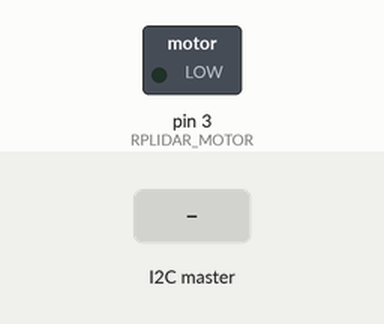
This sketch was run on a simulated Arduino Mega 2560, built for the host (arithmetic inside an expression is 32-bit, double 64-bit). Parts: switched loads named in the sketch (green lamp = pin HIGH). Inputs (shaded band) come from the test bench.

Above: at 1.2 s.
1.3 s: the I2C master sends the byte 1
At 1.8 s:
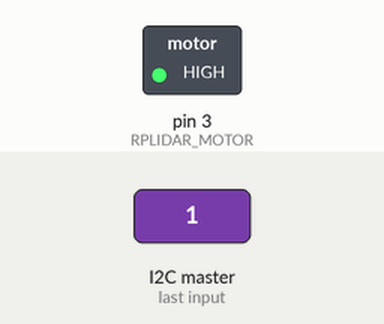
Timing chart, 0 to 4.3 s (numbered marks = the images above; inputs shaded):
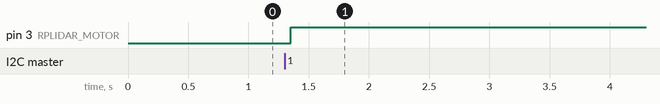

The sketch:

PAM-SRVv1_LidarController.ino
```cpp
// (licence header left out)
#include <Wire.h>
#include <RPLidar.h>

#define SLAVE_ADDRESS 0x38
#define RPLIDAR_MOTOR 3

const boolean debugMode = false;

byte dataIn[4];
byte dataOut[4];

const int minimumShowRadius = 150;//in mm
const int minimumQuality = 4;
volatile boolean dataAvailableFlag = false;
volatile short command;
volatile short cmd_value;
volatile boolean startFlag = false;

volatile short errorflag = 0;
volatile short errorcode = 0;
/*    Errorflag & Errorcode
 *     0    - 0  : no start command yet
 *     11   - 11 : waitpoint error
 *     12   - 12 : waitpoint error, device info ok
 *     13   - 13 : waitpoint & device info error
 */

RPLidar lidar;

void setup() {
   debugSerialBegin(115200);
   Serial1.begin(115200);
   lidar.begin(Serial1);

   pinMode(RPLIDAR_MOTOR, OUTPUT);

   // initialize i2c as slave
   Wire1.begin(SLAVE_ADDRESS);

   // define callbacks for i2c communication
   Wire1.onReceive(receiveData);
   Wire1.onRequest(sendData);

   dataOut[0] = (errorflag >> 8) & 0xFF;
   dataOut[1] = errorflag & 0xFF;
   dataOut[2] = (errorcode >> 8) & 0xFF;
   dataOut[3] = errorcode & 0xFF;
}//End: setup

void loop() {
  if (dataAvailableFlag == true) {
    command = (dataIn[1] << 8) + dataIn[0];
    cmd_value = (dataIn[3] << 8) + dataIn[2];
    dataAvailableFlag = false;
    handleCommand();
  }
  debugPrint("Incoming command: ");
  debugPrintln(command + "\t\t" + cmd_value);

  if (startFlag == true) {
    analogWrite(RPLIDAR_MOTOR, 255);

    if (IS_OK(lidar.waitPoint())) {
      float distance  = lidar.getCurrentPoint().distance;
      float angle     = lidar.getCurrentPoint().angle;
      byte quality    = lidar.getCurrentPoint().quality;

      if (quality >= minimumQuality && distance >= minimumShowRadius) {
        int ang = (int) (angle * 10);
        int dist = (int) (distance);

        dataOut[0] = (ang >> 8) & 0xFF;
        dataOut[1] = ang & 0xFF;
        dataOut[2] = (dist >> 8) & 0xFF;
        dataOut[3] = dist & 0xFF;
    }
  } else {//if waitpoint NOT ok
    setError(11, 11);
    debugPrint("Error: ");
    debugPrintln(errorflag + "\t\t" + errorcode);
    rplidar_response_device_info_t info;
    if (IS_OK(lidar.getDeviceInfo(info, 100))) {
      setError(12, 12);
      debugPrint("Error: ");
      debugPrintln(errorflag + "\t\t" + errorcode);
      analogWrite(RPLIDAR_MOTOR, 255);
      delay(1000);
      lidar.startScan();
    } else {
      setError(13, 13);
      debugPrint("Error: ");
      debugPrintln(errorflag + "\t\t" + errorcode);
      analogWrite(RPLIDAR_MOTOR, 0);
    }
  }
 } else {
  analogWrite(RPLIDAR_MOTOR, 0);
  setError(0, 0);
  debugPrint("Error: ");
  debugPrintln(errorflag + "\t\t" + errorcode);
 }

}//End: loop

void setError(short error, short code) {
   errorflag = error;
   errorcode = code;
   //short err = error;
   //short cde = code;
   dataOut[0] = (errorflag >> 8) & 0xFF;
   dataOut[1] = errorflag & 0xFF;
   dataOut[2] = (errorcode >> 8) & 0xFF;
   dataOut[3] = errorcode & 0xFF;
}

// callback for received data
void receiveData(int byteCount){
  int cnt = 0;
   while(Wire1.available()) {
      dataIn[cnt] = Wire1.read();
      cnt++;
   }
   dataAvailableFlag = true;
}//End: receiveData

// callback for sending data
void sendData(){
 Wire1.write(dataOut, 4);
}//End: sendData

void handleCommand() {
  //Programmablauf starten
  if (command == 1 && cmd_value == 0) {
    startFlag = true;
  }
  //Programmablauf stoppen
  if (command == 0 && cmd_value == 1) {
    startFlag = false;
  }
}//End: handleCommand

void debugPrint(String s) {
  if (debugMode) {
    Serial.print(s);
  }
}
void debugPrintln(String s) {
  if (debugMode) {
    Serial.println(s);
  }
}
void debugSerialBegin(int baud) {
  if (debugMode) {
    Serial.begin(baud);
  }
}
```

RPLidar.h
```cpp
// (licence header left out)
#pragma once

#include "Arduino.h"
#include "inc/rptypes.h"
#include "inc/rplidar_cmd.h"

struct RPLidarMeasurement
{
    float distance;
    float angle;
    uint8_t quality;
    bool  startBit;
};

class RPLidar
{
public:
    enum {
        RPLIDAR_SERIAL_BAUDRATE = 115200,
        RPLIDAR_DEFAULT_TIMEOUT = 500,
    };

    RPLidar();
    ~RPLidar();

    // open the given serial interface and try to connect to the RPLIDAR
    bool begin(HardwareSerial &serialobj);

    // close the currently opened serial interface
    void end();

    // check whether the serial interface is opened
    bool isOpen();

    // ask the RPLIDAR for its health info
    u_result getHealth(rplidar_response_device_health_t & healthinfo, _u32 timeout = RPLIDAR_DEFAULT_TIMEOUT);

    // ask the RPLIDAR for its device info like the serial number
    u_result getDeviceInfo(rplidar_response_device_info_t & info, _u32 timeout = RPLIDAR_DEFAULT_TIMEOUT);

    // stop the measurement operation
    u_result stop();

    // start the measurement operation
    u_result startScan(bool force = false, _u32 timeout = RPLIDAR_DEFAULT_TIMEOUT*2);

    // wait for one sample point to arrive
    u_result waitPoint(_u32 timeout = RPLIDAR_DEFAULT_TIMEOUT);

    // retrieve currently received sample point

    const RPLidarMeasurement & getCurrentPoint()
    {
        return _currentMeasurement;
    }

protected:
    u_result _sendCommand(_u8 cmd, const void * payload, size_t payloadsize);
    u_result _waitResponseHeader(rplidar_ans_header_t * header, _u32 timeout);

protected:
    HardwareSerial * _bined_serialdev;
    RPLidarMeasurement _currentMeasurement;
};
```

rplidar_cmd.h
```cpp
// (licence header left out)
/*
 *  RoboPeak LIDAR System
 *  Data Packet IO packet definition for RP-LIDAR
 *
 *  Copyright 2009 - 2014 RoboPeak Team
 *  http://www.robopeak.com
 *
 */


#pragma once

#include "inc/rplidar_protocol.h"

// Commands
//-----------------------------------------

// Commands without payload and response
#define RPLIDAR_CMD_STOP               0x25
#define RPLIDAR_CMD_SCAN               0x20
#define RPLIDAR_CMD_FORCE_SCAN         0x21
#define RPLIDAR_CMD_RESET              0x40


// Commands without payload but have response
#define RPLIDAR_CMD_GET_DEVICE_INFO      0x50
#define RPLIDAR_CMD_GET_DEVICE_HEALTH    0x52

#if defined(_WIN32)
#pragma pack(1)
#endif


// Response
// ------------------------------------------
#define RPLIDAR_ANS_TYPE_MEASUREMENT      0x81

#define RPLIDAR_ANS_TYPE_DEVINFO          0x4
#define RPLIDAR_ANS_TYPE_DEVHEALTH        0x6


#define RPLIDAR_STATUS_OK                 0x0
#define RPLIDAR_STATUS_WARNING            0x1
#define RPLIDAR_STATUS_ERROR              0x2

#define RPLIDAR_RESP_MEASUREMENT_SYNCBIT        (0x1<<0)
#define RPLIDAR_RESP_MEASUREMENT_QUALITY_SHIFT  2
#define RPLIDAR_RESP_MEASUREMENT_CHECKBIT       (0x1<<0)
#define RPLIDAR_RESP_MEASUREMENT_ANGLE_SHIFT    1

typedef struct _rplidar_response_measurement_node_t {
    _u8    sync_quality;      // syncbit:1;syncbit_inverse:1;quality:6;
    _u16   angle_q6_checkbit; // check_bit:1;angle_q6:15;
	_u16   distance_q2;
} __attribute__((packed)) rplidar_response_measurement_node_t;

typedef struct _rplidar_response_device_info_t {
    _u8   model;
    _u16  firmware_version;
    _u8   hardware_version;
    _u8   serialnum[16];
} __attribute__((packed)) rplidar_response_device_info_t;

typedef struct _rplidar_response_device_health_t {
    _u8   status;
    _u16  error_code;
} __attribute__((packed)) rplidar_response_device_health_t;

#if defined(_WIN32)
#pragma pack()
#endif
```

rplidar_protocol.h
```cpp
// (licence header left out)
/*
 *  RoboPeak LIDAR System
 *  Data Packet IO protocol definition for RP-LIDAR
 *
 *  Copyright 2009 - 2014 RoboPeak Team
 *  http://www.robopeak.com
 *
 */


#pragma once

// RP-Lidar Input Packets

#define RPLIDAR_CMD_SYNC_BYTE        0xA5
#define RPLIDAR_CMDFLAG_HAS_PAYLOAD  0x80


#define RPLIDAR_ANS_SYNC_BYTE1       0xA5
#define RPLIDAR_ANS_SYNC_BYTE2       0x5A

#define RPLIDAR_ANS_PKTFLAG_LOOP     0x1


#if defined(_WIN32)
#pragma pack(1)
#endif

typedef struct _rplidar_cmd_packet_t {
    _u8 syncByte; //must be RPLIDAR_CMD_SYNC_BYTE
    _u8 cmd_flag;
    _u8 size;
    _u8 data[0];
} __attribute__((packed)) rplidar_cmd_packet_t;


typedef struct _rplidar_ans_header_t {
    _u8  syncByte1; // must be RPLIDAR_ANS_SYNC_BYTE1
    _u8  syncByte2; // must be RPLIDAR_ANS_SYNC_BYTE2
    _u32 size:30;
    _u32 subType:2;
    _u8  type;
} __attribute__((packed)) rplidar_ans_header_t;

#if defined(_WIN32)
#pragma pack()
#endif
```

rptypes.h
```cpp
// (licence header left out)
/*
 *  RoboPeak LIDAR System
 *  Common Types definition
 *
 *  Copyright 2009 - 2014 RoboPeak Team
 *  http://www.robopeak.com
 *
 */

#pragma once


#ifdef _WIN32

//fake stdint.h for VC only

typedef signed   char     int8_t;
typedef unsigned char     uint8_t;

typedef __int16           int16_t;
typedef unsigned __int16  uint16_t;

typedef __int32           int32_t;
typedef unsigned __int32  uint32_t;

typedef __int64           int64_t;
typedef unsigned __int64  uint64_t;

#else

#include <stdint.h>

#endif


//based on stdint.h
typedef int8_t         _s8;
typedef uint8_t        _u8;

typedef int16_t        _s16;
typedef uint16_t       _u16;

typedef int32_t        _s32;
typedef uint32_t       _u32;

typedef int64_t        _s64;
typedef uint64_t       _u64;

#define __small_endian

#ifndef __GNUC__
#define __attribute__(x)
#endif


// The _word_size_t uses actual data bus width of the current CPU
#ifdef _AVR_
typedef _u8            _word_size_t;
#define THREAD_PROC
#elif defined (WIN64)
typedef _u64           _word_size_t;
#define THREAD_PROC    __stdcall
#elif defined (WIN32)
typedef _u32           _word_size_t;
#define THREAD_PROC    __stdcall
#elif defined (__GNUC__)
typedef unsigned long  _word_size_t;
#define THREAD_PROC
#elif defined (__ICCARM__)
typedef _u32            _word_size_t;
#define THREAD_PROC
#endif


typedef uint32_t u_result;

#define RESULT_OK              0
#define RESULT_FAIL_BIT        0x80000000
#define RESULT_ALREADY_DONE    0x20
#define RESULT_INVALID_DATA    (0x8000 | RESULT_FAIL_BIT)
#define RESULT_OPERATION_FAIL  (0x8001 | RESULT_FAIL_BIT)
#define RESULT_OPERATION_TIMEOUT  (0x8002 | RESULT_FAIL_BIT)
#define RESULT_OPERATION_STOP    (0x8003 | RESULT_FAIL_BIT)
#define RESULT_OPERATION_NOT_SUPPORT    (0x8004 | RESULT_FAIL_BIT)
#define RESULT_FORMAT_NOT_SUPPORT    (0x8005 | RESULT_FAIL_BIT)
#define RESULT_INSUFFICIENT_MEMORY   (0x8006 | RESULT_FAIL_BIT)

#define IS_OK(x)    ( ((x) & RESULT_FAIL_BIT) == 0 )
#define IS_FAIL(x)  ( ((x) & RESULT_FAIL_BIT) )

typedef _word_size_t (THREAD_PROC * thread_proc_t ) ( void * );
```

Measured:
- after the input at 1.3 s, pin 3 (RPLIDAR_MOTOR): LOW → HIGH after 0.05 s
